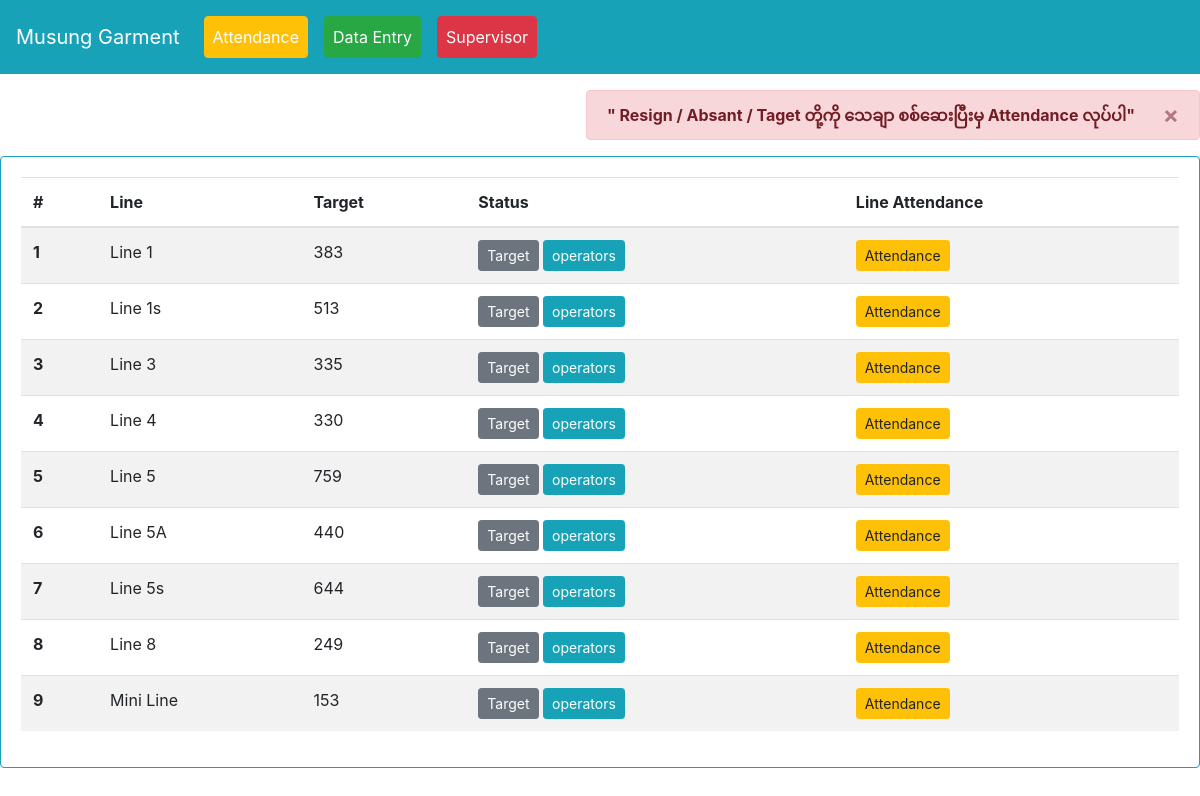
The page / on the database its author committed.
### myapp/models.py (models this page shows, shortened)
class line(models.Model):
    line_name = models.CharField(max_length=255)
    target = models.PositiveIntegerField(default=0)

### myapp/views.py (the view)
# urls.py: path('', views.linelist, name='linelist'),
def linelist(request):
    lis = line.objects.all()
    context = {'lis':lis}
    return render(request, 'line.html', context)

### templates/line.html (shortened to what this page needs)
{% extends 'base.html' %}
{% block content %}
<div class="d-flex justify-content-end">
  <div class="alert alert-danger alert-dismissible fade show mt-3 d-inline-flex" role="alert">
    <strong>" Resign / Absant / Taget တို့ကို သေချာ စစ်ဆေးပြီးမှ Attendance လုပ်ပါ"</strong>
    <button type="button" class="close" data-dismiss="alert" aria-label="Close">
      <span aria-hidden="true">&times;</span>
    </button>
  </div>
</div>
<div class="card border-info mb-3">
  <div class="card-body">
<table class="table table-striped" id="invlist">
  <thead>
    <tr class="lilisttr">
      <th scope="col">#</th>
      <th scope="col">Line</th>
      <th scope="col">Target</th>
      <th scope="col">Status</th>
      <th scope="col">Line Attendance</th>
    </tr>
  </thead>
  <tbody id="linelistTbl">
  	{% for i in lis %}
    <tr class="linetr">
      <th scope="row" class="lid">{{i.id}}</th>
      <td>{{i.line_name}}</td>
      <td>{{i.target}}</td>
      <td>
<button type="button" class="btn btn-sm btn-secondary" data-toggle="modal" data-target="#lineu-{{i.id}}">
  Target
</button>
    <a href="{% url 'myapp:operatoratt' i.id %}" class="btn btn-sm btn-info">operators</a>
      </td>
      <td>
        <button type="button" class="lineatt btn btn-sm btn-warning">Attendance</button>
      </td>
    </tr>
    {% endfor %}
  </tbody>
</table>
  </div>
</div>
{% endblock content %}

### rows shown on the page
line: id "1", line_name "Line 1", target "383"
line: id "2", line_name "Line 1s", target "513"
line: id "3", line_name "Line 3", target "335"
line: id "4", line_name "Line 4", target "330"
line: id "5", line_name "Line 5", target "759"
line: id "6", line_name "Line 5A", target "440"
line: id "7", line_name "Line 5s", target "644"
line: id "8", line_name "Line 8", target "249"
line: id "9", line_name "Mini Line", target "153"
